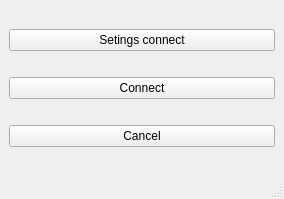
<?xml version="1.0" encoding="UTF-8"?>
<ui version="4.0">
 <class>MainWindow</class>
 <widget class="QMainWindow" name="MainWindow">
  <property name="geometry">
   <rect>
    <x>0</x>
    <y>0</y>
    <width>284</width>
    <height>199</height>
   </rect>
  </property>
  <property name="windowTitle">
   <string>Connect Data Base</string>
  </property>
  <widget class="QWidget" name="centralwidget">
   <layout class="QVBoxLayout" name="verticalLayout">
    <item>
     <widget class="QPushButton" name="pb_Setting">
      <property name="text">
       <string>Setings connect</string>
      </property>
     </widget>
    </item>
    <item>
     <widget class="QPushButton" name="pb_Connect">
      <property name="text">
       <string>Connect</string>
      </property>
     </widget>
    </item>
    <item>
     <widget class="QPushButton" name="pb_Cancel">
      <property name="text">
       <string>Cancel</string>
      </property>
     </widget>
    </item>
   </layout>
  </widget>
  <widget class="QMenuBar" name="menubar">
   <property name="geometry">
    <rect>
     <x>0</x>
     <y>0</y>
     <width>284</width>
     <height>22</height>
    </rect>
   </property>
  </widget>
  <widget class="QStatusBar" name="statusbar"/>
 </widget>
 <tabstops>
  <tabstop>pb_Setting</tabstop>
  <tabstop>pb_Connect</tabstop>
  <tabstop>pb_Cancel</tabstop>
 </tabstops>
 <resources/>
 <connections/>
</ui>
